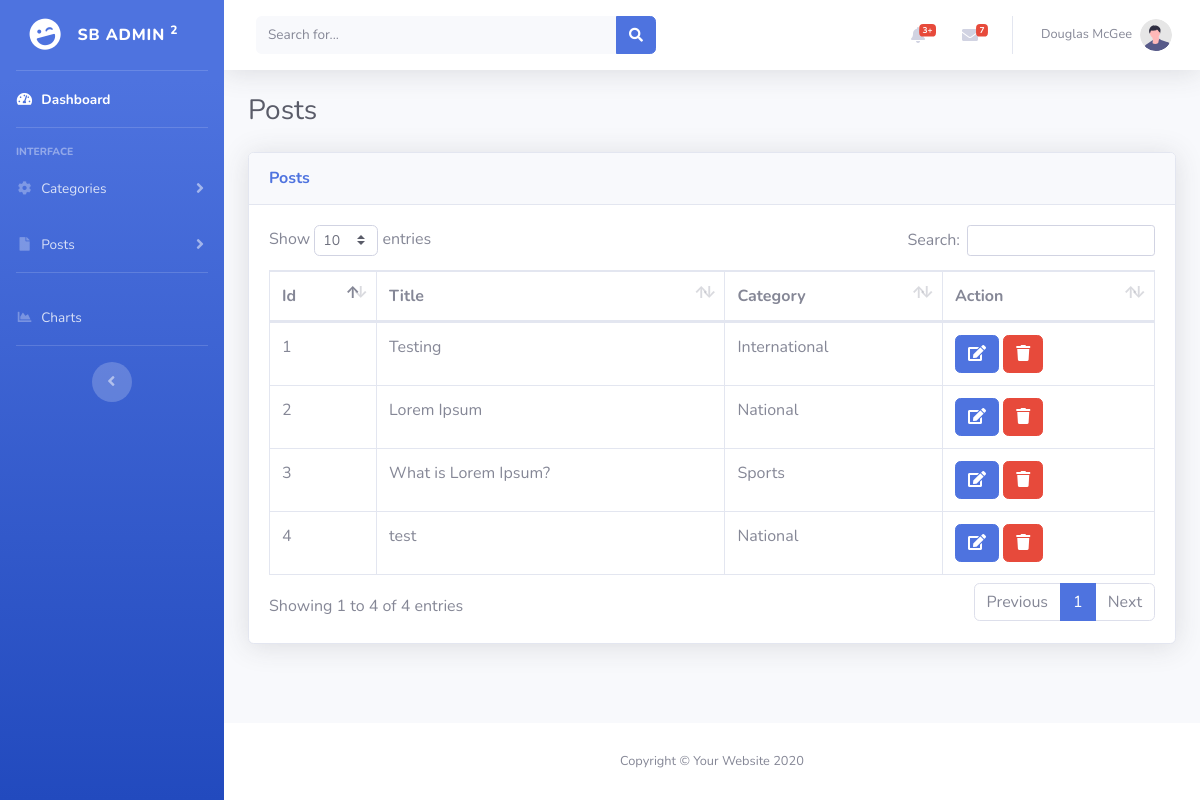
Screenshot of /blogger/blogger/admin/posts.php (signed in) with the database file from the repository.
### tables this page shows
CREATE TABLE `posts` (
  `id` int(11) NOT NULL,
  `title` varchar(255) NOT NULL,
  `description` longtext NOT NULL,
  `img` varchar(255) NOT NULL,
  `old_img` varchar(255) NOT NULL,
  `cat_id` varchar(255) NOT NULL,
  `date` varchar(255) NOT NULL,
  `view` int(11) NOT NULL
);

CREATE TABLE `categories` (
  `id` int(11) NOT NULL,
  `cat_name` varchar(255) NOT NULL,
  `cat_order` varchar(255) NOT NULL
);

### blogger/blogger/admin/posts.php (the view, shortened to what this page needs)
<?php include 'includes/header.php'; ?>
    <div class="container-fluid">
        <h1 class="h3 mb-4 text-gray-800">Posts</h1>
    <div class="card shadow mb-4">
        <div class="card-header py-3">
            <h6 class="m-0 font-weight-bold text-primary">Posts</h6>
        </div>
        <div class="card-body">
            <div class="table-responsive">
                <table class="table table-bordered" id="dataTable" width="100%" cellspacing="0">
                    <thead>
                        <tr>
                            <th>Id</th>
                            <th>Title</th>
                            <th>Category</th>
                            <th>Action</th>
                        </tr>
                    </thead>
                    <tbody>
                        <?php
                        $sql = "SELECT * FROM posts";
                        $result = mysqli_query($conn, $sql);
                        if (mysqli_num_rows($result) > 0) {
                            $id = 1;
                            while ($row = mysqli_fetch_assoc($result)) {
                        ?>
                        <tr>
                            <td><?php echo $id; ?></td>
                            <td><?php echo $row['title']; ?></td>
                            <td><?php
                            $show_category = mysqli_query($conn, "SELECT * FROM categories WHERE id='{$row["cat_id"]}'");
                            if (mysqli_num_rows($show_category) > 0) {
                                $category_data = mysqli_fetch_assoc($show_category);
                                echo $category_data['cat_name'];
                            }
                            ?></td>
                            <td>
                                <a href="edit-post.php?id=<?php echo $row['id']; ?>" class="btn btn-primary"><i class="fas fa-edit"></i></a>
                                <a href="delete-post.php?id=<?php echo $row['id']; ?>" class="btn btn-danger"><i class="fa fa-trash" aria-hidden="true"></i></a>
                            </td>
                        </tr>
                        <?php
                            $id++; }
                        }
                        ?>
                    </tbody>
                </table>
            </div>
        </div>
    </div>
    </div>
</div>
<?php include 'includes/footer.php'; ?>

### rows the page displays
posts: title "Testing", categories.cat_name "International"
posts: title "Lorem Ipsum", categories.cat_name "National"
posts: title "What is Lorem Ipsum?", categories.cat_name "Sports"
posts: title "test", categories.cat_name "National"
